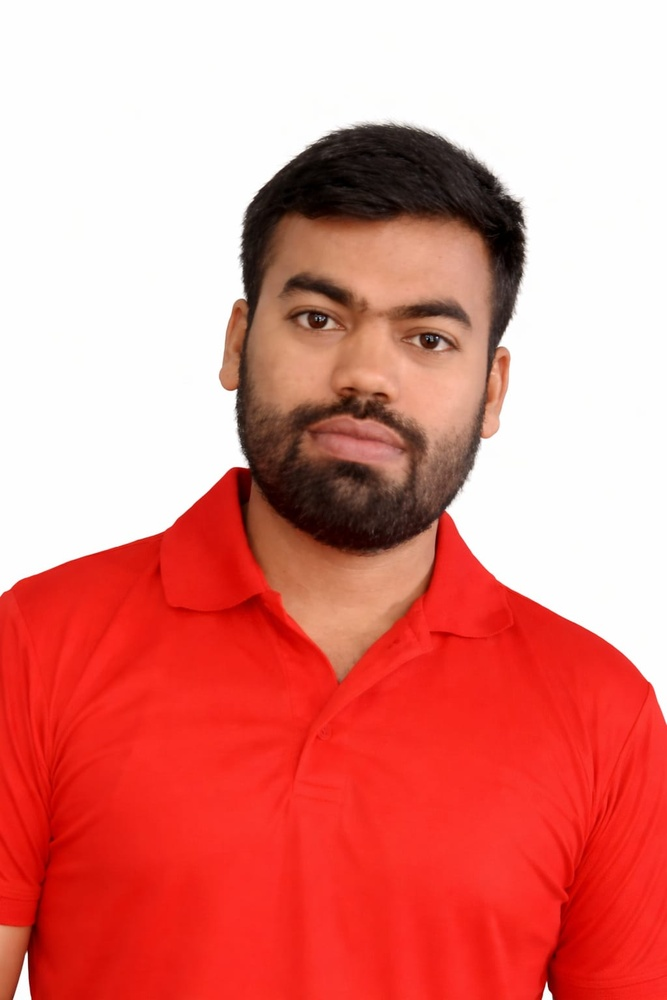
#> input picture ai_image_analyzer/media/images/fake.jpeg, 667 x 1000 px, shrunk from 1024 x 1536 before the run
$ python -i fake_real_detector.py   (imports and definitions only)   (older library calls are emulated)
#> lines starting #> are read from the running program, lines starting #| are printed output that depends on the picture; after the words box and inside, x2 and y2 are one past the last pixel; in counts of white or black regions, pixels touching at a corner belong together; long printed decimals are rounded
import cv2
import numpy as np

def analyze_image(image_path):

#> called with image_path = '../media/images/fake.jpeg'
    img = cv2.imread(image_path)
#> img is the input picture: shape (1000, 667, 3); mean B, G, R 128.2, 134.6, 226.9

    if img is None:
        return "Image not found"

    gray = cv2.cvtColor(img, cv2.COLOR_BGR2GRAY)
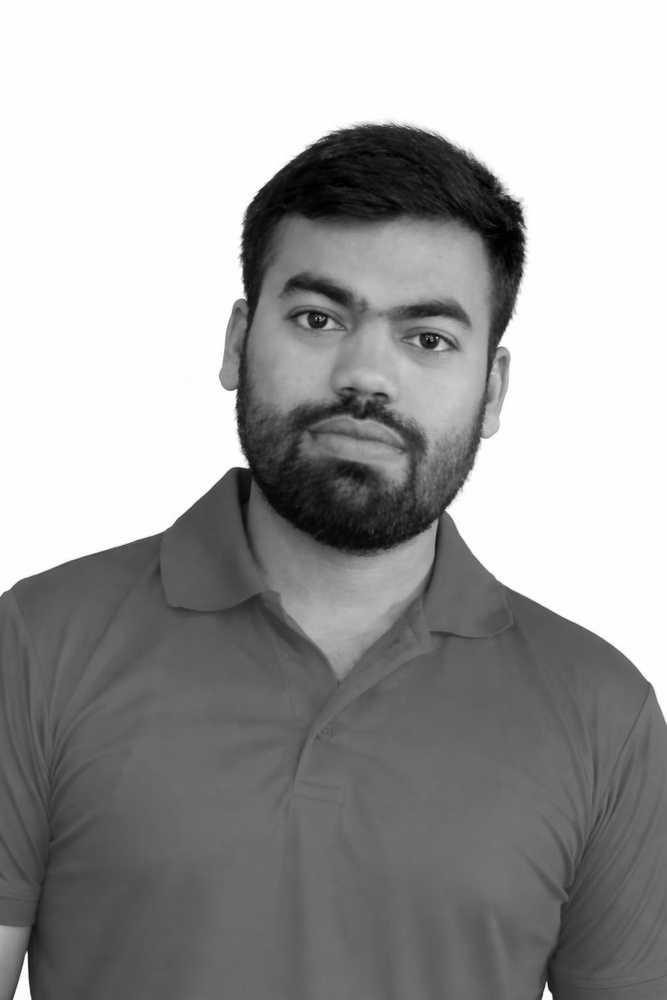
#> gray: shape (1000, 667); min 0, max 255, mean 161.5

    # Sharpness
    laplacian_var = cv2.Laplacian(gray, cv2.CV_64F).var()
#> laplacian_var = 63.62

    # Edge density
    edges = cv2.Canny(gray, 50, 150)
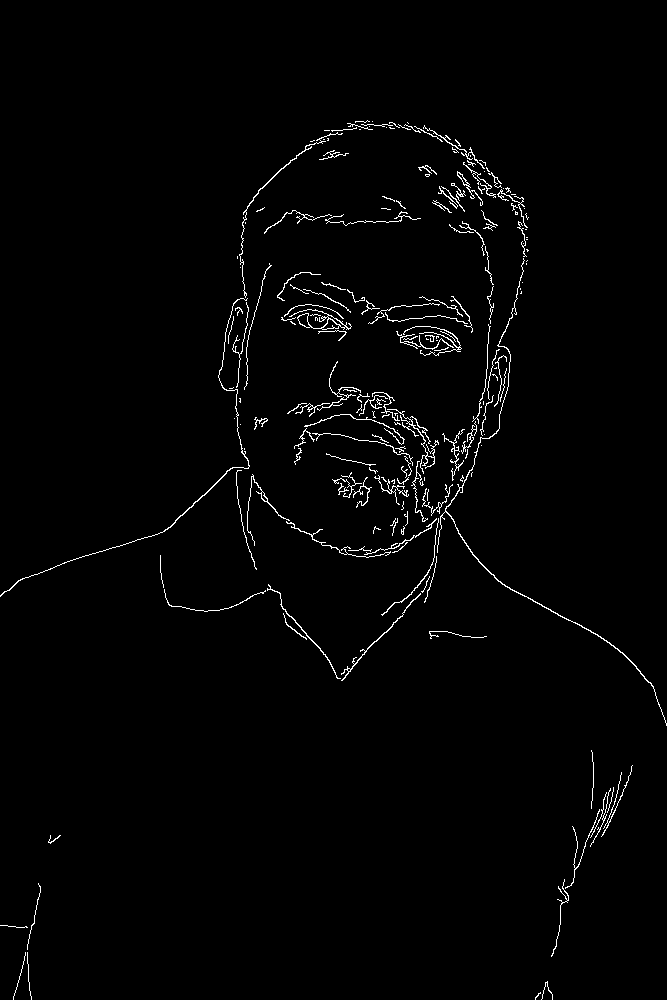
#> edges: shape (1000, 667); 1.6% white in thin lines or dots, all inside (x1, y1, x2, y2) = (0, 120, 667, 1000)
    edge_density = np.count_nonzero(edges) / edges.size
#> edge_density = 0.0158

    # Noise
    noise = np.std(gray)
#> noise = 81.5

    print("Sharpness:", laplacian_var)
#| Sharpness: 63.620
    print("Edge Density:", edge_density)
#| Edge Density: 0.0158
    print("Noise:", noise)
#| Noise: 81.505

    score = 0

    # AI images usually smoother (low noise)
    if noise < 15:
        score += 1

    # AI images usually have lower edge density
    if edge_density < 0.02:
        score += 1

    # AI images often have very smooth surfaces
    if laplacian_var < 120:
        score += 1

    if score >= 2:
        return "Fake Image (AI Generated)"
    else:
        return "Real Image (Camera Photo)"

>>> result = analyze_image('../media/images/fake.jpeg')
